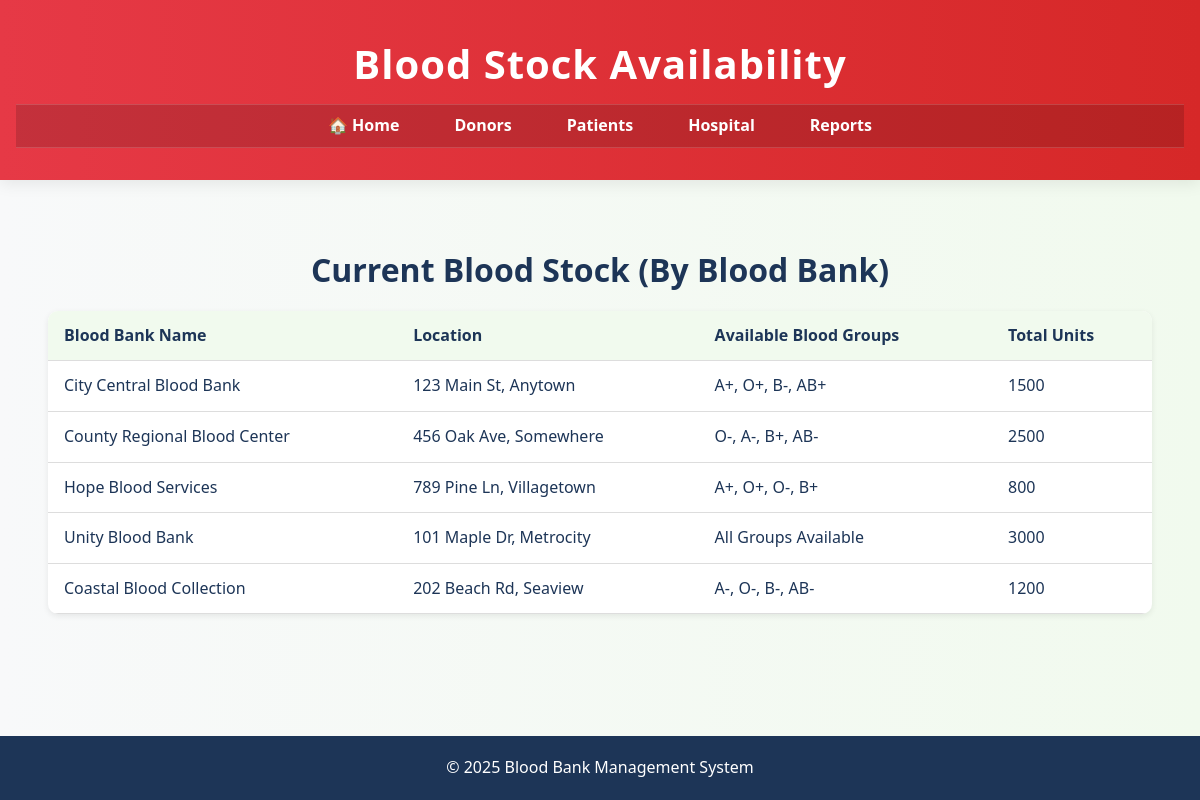
/stock-view.php, run on the app's committed database.
### tables this page shows
CREATE TABLE Blood_Bank (
    ID INT AUTO_INCREMENT PRIMARY KEY,
    Name VARCHAR(50),
    Location VARCHAR(100),
    Quantity INT,
    Available_Blood_Groups TEXT
);

### stock-view.php (the view, shortened to what this page needs)
<?php
require_once "php/connect.php";
$conn = new mysqli($host, $username, $password, $database, $port);
?>
<!DOCTYPE html>
<html lang="en">
<head>
    <link rel="stylesheet" href="styles.css">
</head>
<body>
<header>
    <h1>Blood Stock Availability</h1>
    <nav>
        <ul>
            <li><a href="index.html">🏠 Home</a></li>
            <li><a href="donor.html">Donors</a></li>
            <li><a href="patient.php">Patients</a></li>
            <li><a href="hospital.php">Hospital</a></li>
            <li><a href="report.php">Reports</a></li>
        </ul>
    </nav>
</header>
<main>
    <section class="table-section">
        <h2>Current Blood Stock (By Blood Bank)</h2>
        <table class="stock-table">
            <thead>
            <tr>
                <th>Blood Bank Name</th>
                <th>Location</th>
                <th>Available Blood Groups</th>
                <th>Total Units</th>
            </tr>
            </thead>
            <tbody>
            <?php
            $sql = "SELECT Name, Location, Available_Blood_Groups, Quantity FROM Blood_Bank";
            $result = $conn->query($sql);
            if ($result->num_rows > 0) {
                while ($row = $result->fetch_assoc()) {
                    echo "<tr>
                      <td>" . htmlspecialchars($row["Name"]) . "</td>
                      <td>" . htmlspecialchars($row["Location"]) . "</td>
                      <td>" . htmlspecialchars($row["Available_Blood_Groups"]) . "</td>
                      <td>" . htmlspecialchars($row["Quantity"]) . "</td>
                    </tr>";
                }
            } else {
                echo "<tr><td colspan='4'>No blood stock data available.</td></tr>";
            }
            ?>
            </tbody>
        </table>
    </section>
</main>
<footer>
    <p>&copy; 2025 Blood Bank Management System</p>
</footer>
</body>
</html>

### styles.css (style rules this page uses)
:root { --primary: #e63946; --primary-dark: #d62828; --primary-hover: #d62839; --secondary: #f1faee; --accent: #a8dadc; --text: #1d3557; --light: #f8f9fa; --shadow: rgba(0, 0, 0, 0.08); --font: 'Segoe UI', sans-serif; --radius: 10px; }
* { margin: 0; padding: 0; box-sizing: border-box; }
body { font-family: var(--font); background: linear-gradient(to right, var(--light), var(--secondary)); color: var(--text); line-height: 1.6; min-height: 100vh; display: flex; flex-direction: column; }
a { text-decoration: none; color: inherit; }
ul { list-style: none; }
header { background: linear-gradient(to right, var(--primary), var(--primary-dark)); color: white; padding: 2rem 1rem; text-align: center; box-shadow: 0 4px 15px var(--shadow); }
header h1 { font-size: 2.5rem; margin-bottom: 0.5rem; letter-spacing: 1px; }
nav { background-color: rgba(0, 0, 0, 0.15); padding: 0.5rem 0; border-top: 1px solid rgba(255, 255, 255, 0.15); border-bottom: 1px solid rgba(255, 255, 255, 0.15); }
nav ul { display: flex; justify-content: center; align-items: center; gap: 15px; }
nav ul li a { font-weight: bold; padding: 10px 20px; border-radius: var(--radius); color: white; transition: all 0.3s ease; }
main, section { padding: 2rem 1.5rem; flex: 1; }
h2 { font-size: 2rem; text-align: center; margin-bottom: 1rem; }
.table-section table { width: 100%; border-collapse: collapse; margin-top: 1rem; background-color: #fff; border-radius: var(--radius); box-shadow: 0 2px 6px var(--shadow); overflow: hidden; }
.table-section th, .table-section td { padding: 12px 16px; text-align: left; border-bottom: 1px solid #ddd; }
.table-section th { background-color: var(--secondary); color: var(--text); }
footer { background-color: var(--text); color: white; text-align: center; padding: 1.2rem; margin-top: auto; }

### data on the page
blood_bank: Name "City Central Blood Bank", Location "123 Main St, Anytown", Available_Blood_Groups "A+, O+, B-, AB+", Quantity "1500"
blood_bank: Name "County Regional Blood Center", Location "456 Oak Ave, Somewhere", Available_Blood_Groups "O-, A-, B+, AB-", Quantity "2500"
blood_bank: Name "Hope Blood Services", Location "789 Pine Ln, Villagetown", Available_Blood_Groups "A+, O+, O-, B+", Quantity "800"
blood_bank: Name "Unity Blood Bank", Location "101 Maple Dr, Metrocity", Available_Blood_Groups "All Groups Available", Quantity "3000"
blood_bank: Name "Coastal Blood Collection", Location "202 Beach Rd, Seaview", Available_Blood_Groups "A-, O-, B-, AB-", Quantity "1200"
